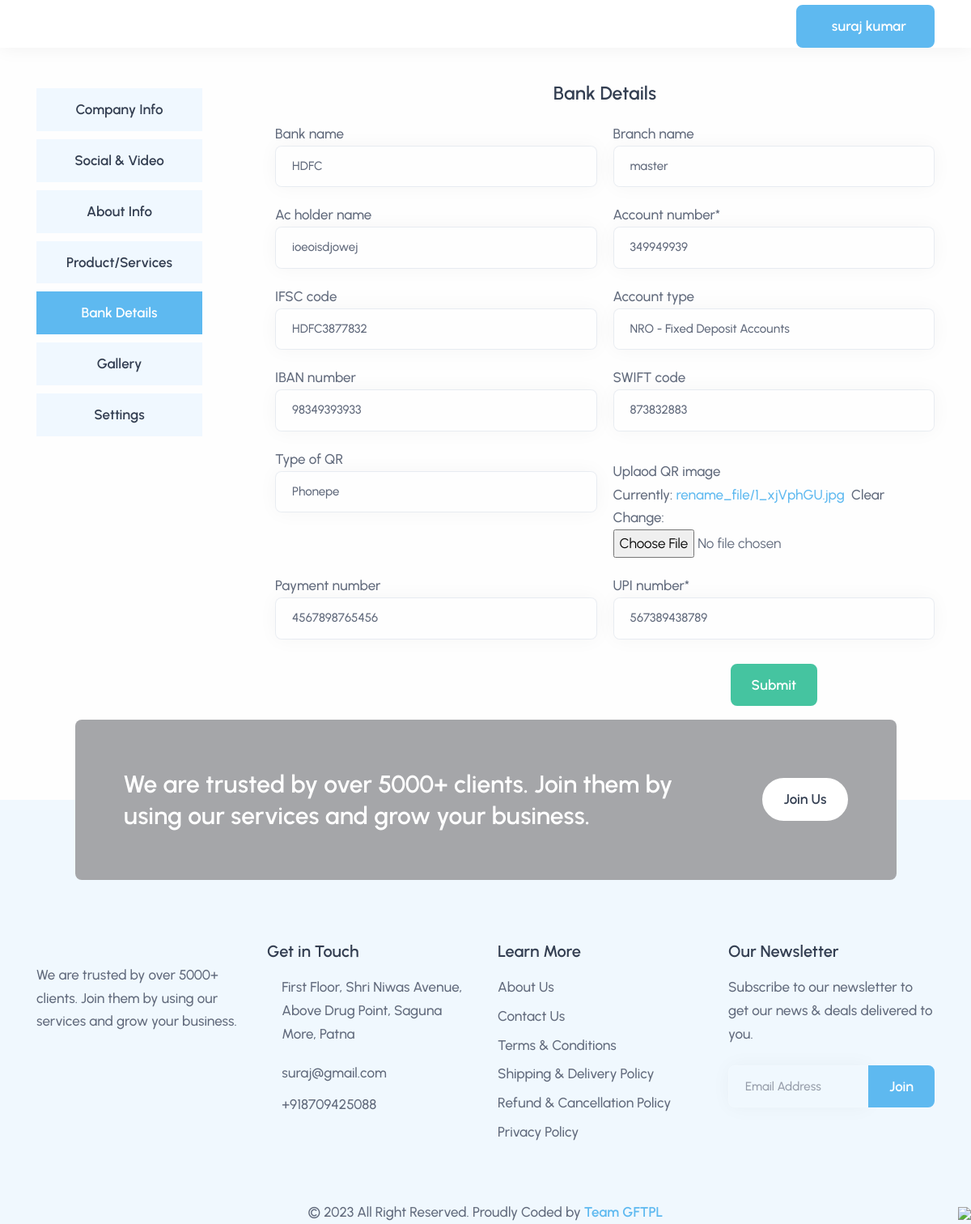
The app's page /add_bank_detail/9 (signed in) with its own data.
### Accounts/models.py (models this page shows)
class User(AbstractUser):
    CHOICE = (('Customer','Customer'),('Employee','Employee'),('Corporate','Corporate'),('Franchise','Franchise'))
    full_name = models.CharField(max_length=100,blank=True,null=True)
    user_type = models.CharField(max_length = 100 ,choices = CHOICE,null=True)
    card_access = models.BooleanField(default = False,null=True)
    def __str__(self):
        if not self.full_name:
            return self.username
        else:
            return self.full_name

### Cards/models.py (models this page shows)
class BankDetail(models.Model):
    card_id = models.ForeignKey(Cards,null=True,on_delete=models.PROTECT,blank=True)
    bank_name = models.CharField(max_length=50, blank=True,null=True)
    branch_name = models.CharField(max_length=50, blank=True,null=True)
    Ac_holder_name = models.CharField(max_length=50, blank=True,null=True)
    Account_number = models.CharField(max_length = 100,null=True)
    IFSC_code = models.CharField(max_length=50, blank=True, null=True)
    ACTYPECHOICE = ('Savings Account','Savings Account'),('Current Account','Current Account') , ('Salary Account','Salary Account'), ('Fixed Deposit Account','Fixed Deposit Account'), ('Recurring Deposit Account','Recurring Deposit Account'), ('NRO - Savings Accounts','NRO - Savings Accounts'), ('NRO - Fixed Deposit Accounts','NRO - Fixed Deposit Accounts'), ('NRE - Savings Accounts','NRE - Savings Accounts'), ('NRE - Fixed Deposit Accounts','NRE - Fixed Deposit Accounts'), ('FCNR - Account','FCNR - Account')
    account_type = models.CharField(max_length=50,choices = ACTYPECHOICE, blank=True,null=True)
    IBAN_number = models.CharField(max_length = 100,blank=True, null=True)
    SWIFT_code = models.CharField(max_length = 100,blank=True, null=True)
    type_of_QR = models.CharField(choices=QR_choices, max_length=50,null=True,blank=True)
    uplaod_QR_image = models.ImageField(upload_to="rename_file", blank=True,null=True)
    payment_number = models.CharField(max_length = 100,blank=True, null=True)
    UPI_number = models.CharField(max_length = 100,null=True)

### config/models.py (models this page shows)
class Footer(models.Model):
    phone_no = models.CharField(max_length = 20)
    whatsapp_no = models.CharField(max_length = 20,null=True)
    email = models.EmailField()
    address = models.TextField()
    twitter_link = models.URLField(blank = True)
    facebook_link = models.URLField(blank = True)
    instagram_link = models.URLField(blank = True)
    youtube_link = models.URLField(blank = True)
    image=models.ImageField(upload_to="rename__file")
    joinus_description = models.TextField(null=True,blank = True)
    footer_description = models.TextField(null=True,blank = True)

### Cards/views.py (the view)
# urls.py: path('add_bank_detail/<int:pk>', views.BankDetailView, name='add_bank_detail'),
@login_required
def BankDetailView(request,pk):
    card = Cards.objects.get(id = pk)
    get_bank = BankDetail.objects.filter(card_id=card).last()
    if get_bank:
        form = BankDetailForms(request.POST or None, request.FILES or None, instance = get_bank)
    else:
        form = BankDetailForms(request.POST or None, request.FILES or None)
    if request.method == 'POST':
        if form.is_valid():
            f = form.save(commit = False)
            f.card_id = card
            f.save()
            return redirect('add_gallery',card.id , 'id')
    ctx = {
        'form':form,
        'card':card,
        'footer': Footer.objects.all().last(),
        'websitelogo': WebSiteLogo.objects.all().last(),
    }
    return render(request,'cards/bank_details.html',ctx)

### templates/cards/bank_details.html (shortened to what this page needs)
{% extends 'cards/base.html' %}
{% load static %}
{% block sidetab %}
<ul class="nav nav-tabs nav-tabs-basic d-block">
    <li class="nav-item"><a class="nav-link" href="{% url 'add_company_info' card.id %}">Company Info</a></li>
    <li class="nav-item"> <a class="nav-link" href="{% url 'add_social_video' card.id %}">Social & Video</a></li>
    <li class="nav-item"> <a class="nav-link" href="{% url 'add_about' card.id %}">About Info</a></li>
    <li class="nav-item"> <a class="nav-link" href="{% url 'add_product_and_service' card.id  'id' %}">Product/Services</a></li>
    <li class="nav-item"> <a class="nav-link active" href="{% url 'add_bank_detail' card.id %}">Bank Details</a></li>
    <li class="nav-item"> <a class="nav-link" href="{% url 'add_gallery' card.id  'id' %}">Gallery</a></li>
    <li class="nav-item"> <a class="nav-link" href="{% url 'add_setting' card.id %}">Settings</a></li>
</ul>
{% endblock %}
{% block body %}
 <div class="tab-content mt-0 mt-md-5">
        <div class="row gy-10 gx-lg-8 gx-xl-12">
            <div class="col-lg-12 pt-3 mt-0">
                <h3 class="pb-2">Bank Details</h3>
                <form action="{% url 'add_bank_detail' card.id %}" method="post" enctype="multipart/form-data">
                    <div class="row gx-4">
                        {% load crispy_forms_tags %}
                        <div class="col-md-6">
                            {{ form.bank_name|as_crispy_field }}
                        </div>
                        <div class="col-md-6">
                            {{ form.branch_name|as_crispy_field }}
                        </div>
                        <div class="col-md-6">
                            {{ form.Ac_holder_name|as_crispy_field }}
                        </div>
                        <div class="col-md-6">
                            {{ form.Account_number|as_crispy_field }}
                        </div>
                        <div class="col-md-6">
                            {{ form.IFSC_code|as_crispy_field }}
                        </div>
                        <div class="col-md-6">
                            {{ form.account_type|as_crispy_field }}
                        </div>
                        <div class="col-md-6">
                            {{ form.IBAN_number|as_crispy_field }}
                        </div>
                        <div class="col-md-6">
                            {{ form.SWIFT_code|as_crispy_field }}
                        </div>
                        <div class="col-md-6">
                            {{ form.type_of_QR|as_crispy_field }}
                        </div>
                        <div class="col-md-6 mt-3">
                            {{ form.uplaod_QR_image|as_crispy_field }}
                        </div>
                        <div class="col-md-6">
                            {{ form.payment_number|as_crispy_field }}
                        </div>
                        <div class="col-md-6">
                            {{ form.UPI_number|as_crispy_field }}
                        </div>
                        <div class="col-md-6">
                        </div>
                        <div class="col-md-6 mt-2">
                            <input type="submit" class="btn btn-success">
                        </div>
                    </div>
                </form>
            </div>
        </div>
    </div>
{% endblock %}

### templates/cards/base.html (shortened to what this page needs)
<!DOCTYPE html>
<html lang="en">
{% load static %}
<head>
  <link rel="stylesheet" href="{% static 'assets/css/plugins.css' %}">
  <link rel="stylesheet" href="{% static 'assets/css/style.css' %}">
  <link rel="stylesheet" href="{% static 'assets/css/colors/sky.css' %}">
  <link rel="preload" href="{% static 'assets/css/fonts/urbanist.css' %}" as="style" onload="this.rel='stylesheet'">
  <link rel="stylesheet" href="{% static 'assets/css/custom.css' %}">
  <link rel="stylesheet" href="{% static 'assets/css/template-css/template.css' %}">
  <link rel="stylesheet" href="{% static 'assets/icofont/icofont.min.css' %}">
  <link rel="stylesheet" href="https://cdnjs.cloudflare.com/ajax/libs/font-awesome/4.7.0/css/font-awesome.min.css">
</head>
<body>
  <div class="content-wrapper">
    <header class="wrapper bg-light">
      <nav class="navbar navbar-expand-lg classic transparent navbar-light" id="navbar-example2"
        style="box-shadow: 0 0 1.25rem rgba(30,34,40,.06); background: rgba(255,255,255,.97);">
        <div class="container flex-lg-row flex-nowrap align-items-center">
          <div class="navbar-brand w-100">
            <a href="/">
            </a>
          </div>
          <div class="navbar-other ms-lg-4">
            <ul class="navbar-nav flex-row align-items-center ms-auto">
              {% if user.is_authenticated %}
              <div class="dropdown">
                <button class="btn btn-primary dropdown-toggle " type="button" data-bs-toggle="dropdown"
                  aria-expanded="false">
                  <i class="uil uil-user mr-2"></i>
                  &nbsp;{{ request.user }}
                </button>
              </div>
              {% endif %}
            </ul>
          </div>
        </div>
      </nav>
    </header>
    <section class="wrapper bg-light" id="home">
      <div class="container pt-8 pt-md-10 pb-4 pb-md-5 text-center">
        <div class="row gx-lg-8 gx-xl-12 gy-10 gy-xl-0 mb-14">
          <div class="col-sm-3">
            {% block sidetab %} {% endblock %}
          </div>
          <div class="col-sm-9">
            {% block body %} {% endblock %}
          </div>
        </div>
      </div>
  </div>
  <footer class="bg-soft-primary">
    <div class="container">
      <div class="row">
        {% if footer %}
        <div class="col-xl-11 col-xxl-10 mx-auto">
          <div class="card image-wrapper bg-full bg-image bg-overlay bg-overlay-400 mt-n50p mb-n5"
            data-image-src="{{ footer.image.url }}">
            <div
              class="card-body p-6 p-md-11 d-lg-flex flex-row align-items-lg-center justify-content-md-between text-center text-lg-start">
              <h3 class="display-6 mb-6 mb-lg-0 pe-lg-15 pe-xxl-18 text-white">
                {{ footer.joinus_description }}
              </h3>
              <a href="#" class="btn btn-white rounded-pill mb-0 text-nowrap">Join Us</a>
            </div>
          </div>
          {% endif %}
        </div>
      </div>
    </div>
    <div class="container pb-12 ">
      <div class="row gy-6 gy-lg-0">
        <div class="col-md-4 col-lg-3">
          <div class="widget">
            <p>{{footer.footer_description}}</p>
            <nav class="nav social">
              <a href="{{ footer.twitter_link }}" target="_blank"><i class="uil uil-twitter"></i></a>
              <a href="{{ footer.facebook_link }}" target="_blank"><i class="uil uil-facebook-f"></i></a>
              <a href="{{ footer.instagram_link }}" target="_blank"><i class="uil uil-instagram"></i></a>
              <a href="{{ footer.youtube_link }}" target="_blank"><i class="uil uil-youtube"></i></a>
            </nav>
          </div>
        </div>
        <div class="col-md-4 col-lg-3">
          <div class="widget">
            <h4 class="widget-title mb-3">Get in Touch</h4>
            <div class="d-flex pe-2">
              <i class="uil uil-map-marker me-1"></i>
              <address class="">{{footer.address}}</address>
            </div>
            <div class="d-flex mb-2">
              <i class="uil uil-envelope-alt me-1"></i>
              <a href="mailto:{{footer.email}}" style="color: #60697b;">{{footer.email}}</a>
            </div>
            <div class="d-flex mb-2">
              <i class="uil uil-phone-alt me-1"></i>
              <a href="tel:{{footer.phone_no}}" style="color: #60697b;" class="mb-0">{{footer.phone_no}}</a>
            </div>
          </div>
        </div>
        <div class="col-md-4 col-lg-3">
          <div class="widget">
            <h4 class="widget-title mb-3">Learn More</h4>
            <ul class="list-unstyled  mb-0">
              <li><a href="{% url 'about_us' %}" style="color: #60697b;">About Us</a></li>
              <li><a href="{% url 'contact_us' %}" style="color: #60697b;">Contact Us</a></li>
              <li><a href="{% url 'static_page' 'Terms-&-Conditions' %}" target="_blank" style="color: #60697b;">Terms &
                  Conditions</a></li>
              <li><a href="{% url 'static_page' 'Shipping-&-Delivery-Policy' %}" target="_blank"
                  style="color: #60697b;">Shipping & Delivery Policy</a></li>
              <li><a href="{% url 'static_page' 'Refund-&-Cancellation-Policy' %}" target="_blank"
                  style="color: #60697b;">Refund & Cancellation Policy</a></li>
              <li><a href="{% url 'static_page' 'Privacy-Policy' %}" target="_blank" style="color: #60697b;">Privacy
                  Policy</a></li>
            </ul>
          </div>
        </div>
        <div class="col-md-12 col-lg-3">
          <div class="widget">
            <h4 class="widget-title mb-3">Our Newsletter</h4>
            <p class="mb-5">Subscribe to our newsletter to get our news & deals delivered to you.</p>
            <div class="newsletter-wrapper">
              <div id="mc_embed_signup2">
                <form action="{% url 'subscribe' %}" method="post" id="subscribe_form1" name="mc-embedded-subscribe-form"
                  class="validate dark-fields" target="_blank" novalidate>
                  <div id="mc_embed_signup_scroll2">
                    <div class="mc-field-group input-group form-floating">
                      <input type="email" value="" required name="email" class="required email form-control"
                        placeholder="Email Address" id="mce-EMAIL2">
                      <input type="submit" value="Join" class="btn btn-primary">
                    </div>
                  </div>
                </form>
              </div>
            </div>
          </div>
        </div>
      </div>
    </div>
    <div class="container lower-footer">
      <div class="text-center">
        <p class="mb-0">© 2023 All Right Reserved. Proudly Coded by <a href="https://gftpl.in/" target="_blank" style="font-weight: 600;">Team GFTPL</a></p>
      </div>
    </div>
  </footer>
  <div _ngcontent-ipa-c1="" class="chat_btn">
    <a _ngcontent-ipa-c1="" class="static_link" href="https://wa.me/{{footer.whatsapp_no}}" target="_blank" tooltip="Message Us">
      <img _ngcontent-ipa-c1="" class="width_160" src="{% static 'assets/img/we_r_here.png' %}">
    </a>
  </div>
</body>
</html>

### records on screen
User: user "suraj kumar"
BankDetail: bank_name "HDFC", branch_name "master", Ac_holder_name "ioeoisdjowej", Account_number "349949939", IFSC_code "HDFC3877832", account_type "NRO - Fixed Deposit Accounts", IBAN_number "98349393933", SWIFT_code "873832883", type_of_QR "Phonepe", payment_number "4567898765456", UPI_number "567389438789"
Footer: joinus_description "We are trusted by over 5000+ clients. Join them by using our services and grow your business.", footer_description "We are trusted by over 5000+ clients. Join them by using our services and grow your business.", address "First Floor, Shri Niwas Avenue, Above Drug Point, Saguna More, Patna", email "suraj@gmail.com", phone_no "+918709425088"
